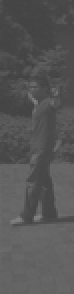
%> input picture list-2/imgs/ex2.bmp, 37 x 147 px, shrunk from 120 x 480 before the run (shown 2 times larger)
$ octave script.m   (GNU Octave 9; MATLAB toolbox functions it lacks are replaced by stand-ins)
%> lines starting %> are read from the running program, lines starting %| are printed output that depends on the picture
% 1)
img = imread('ex2.bmp')
%> img is the input picture: size 147x37 uint8; min 67, max 130, mean 86
img = double(img)
%> img: size 147x37 double
res = img - min(min(img))
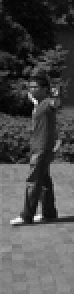
%> res: size 147x37 double (shown 2 times larger); min 0, max 63, mean 19; drawn with min black and max white
nres = 255 * (res / max(max(res)))
nres = uint8(nres)
%> nres: size 147x37 uint8
imwrite(nres,'ex2after.bmp')

% 2) a)
fg = imread('fg00009.bmp')
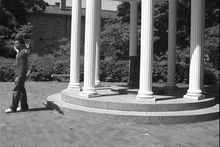
%> input picture list-2/imgs/fg00009.bmp, 220 x 147 px, shrunk from 720 x 480 before the run
%> fg is the input picture: size 147x220 uint8; min 7, max 255, mean 113.3
bg = imread('bg00010.bmp')
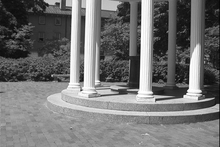
%> input picture list-2/imgs/bg00010.bmp, 220 x 147 px, shrunk from 720 x 480 before the run
%> bg is the input picture: size 147x220 uint8; min 8, max 255, mean 115.1
fg = double(fg)
%> fg: size 147x220 double
bg = double(bg)
%> bg: size 147x220 double
res = fg - bg
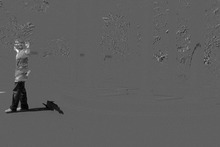
%> res: size 147x220 double; min -143, max 238, mean -1.8; drawn with min black and max white
res = uint8(res)
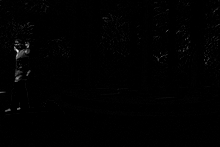
%> res: size 147x220 uint8; min 0, max 238, mean 1.5
imwrite(res,'2a.bmp')

% 2) b)
fg = imread('fg00009.bmp')
bg = imread('bg00010.bmp')
fg = double(fg)
bg = double(bg)
dif = fg - bg
res = dif - min(min(dif))
%> res: size 147x220 double
nres = 255 * (res/ max(max(res)))
%> nres: size 147x220 double
nres = uint8(nres)
%> nres: size 147x220 uint8
imwrite(nres,'2b.bmp')

% 2) c)
fg = imread('fg00009.bmp')
bg = imread('bg00010.bmp')
fg = double(fg)
bg = double(bg)
res = imabsdiff(fg,bg)
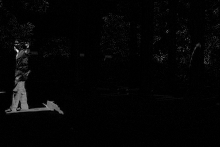
%> res: size 147x220 double; min 0, max 238, mean 4.8
res = uint8(res)
%> res: size 147x220 uint8
imwrite(res,'2c.bmp')

% 2) d)
fg = imread('fg00009.bmp')
bg = imread('bg00010.bmp')
fg = double(fg)
bg = double(bg)
dif = imabsdiff(fg,bg)
res = dif - min(min(dif))
nres = 255 * (res/ max(max(res)))
%> nres: size 147x220 double
nres = uint8(nres)
%> nres: size 147x220 uint8
imwrite(nres,'2d.bmp')

% 2) e)
fg = imread('fg00009.bmp')
bg = imread('bg00010.bmp')
fg = double(fg)
bg = double(bg)

% Diferença absoluta das imagens
dif = imabsdiff(fg,bg)

% Ajuste da faixa dinâmica
res = dif - min(min(dif))
nres = 255 * (res/ max(max(res)))

% Apagando pixels do background
[nl nc] = size(nres)
%> nl = 147; nc = 220
for i = 1:1:nl
    for j = 1:1:nc
        if (nres(i,j) <= 50)
            nres(i,j) = 0;
        end
    end
end
%> nres: size 147x220 double
nres = uint8(nres)
%> nres: size 147x220 uint8
imwrite(nres,'2e.bmp')

% 3)
fg = imread('fg00009.bmp')
bg = imread('bg00010.bmp')
%> (the run ends here)
